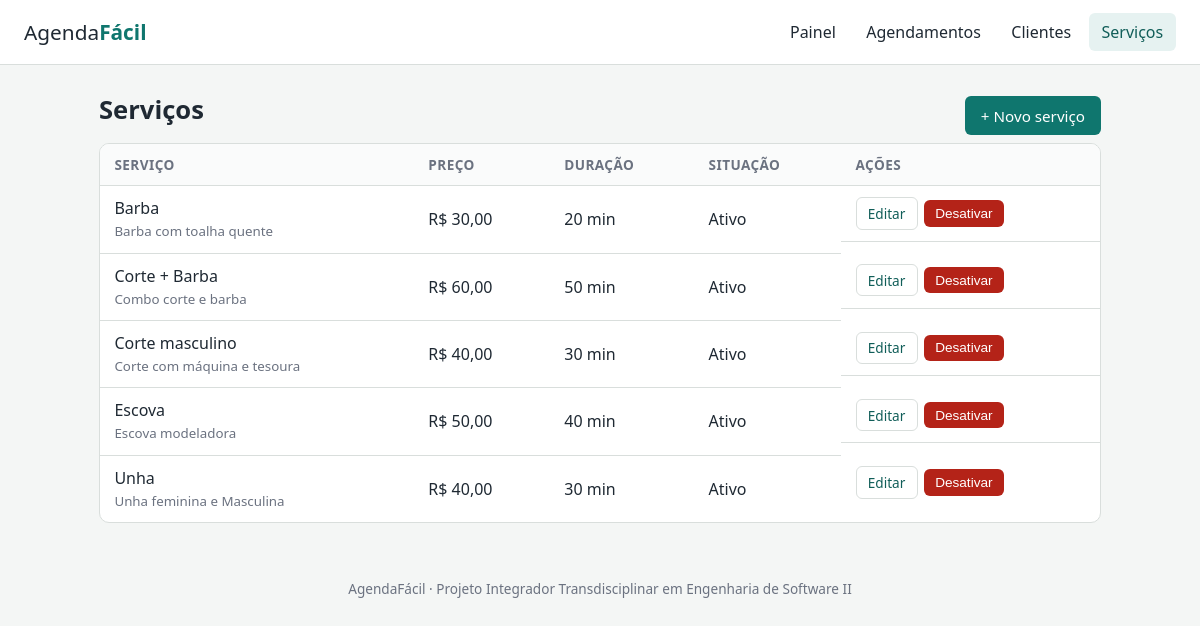
The page /servicos/ on the database its author committed.
### tables this page shows
CREATE TABLE servico (
    id_servico     INTEGER PRIMARY KEY AUTOINCREMENT,
    nome           VARCHAR(80)  NOT NULL UNIQUE,
    descricao      VARCHAR(255),
    preco          NUMERIC(10,2) NOT NULL CHECK (preco > 0),
    duracao_min    INTEGER NOT NULL CHECK (duracao_min BETWEEN 5 AND 480),
    ativo          INTEGER NOT NULL DEFAULT 1 CHECK (ativo IN (0, 1))
);

### app/controllers/servicos.py (the view)
@bp.route("/")
def index():
    return render_template("servicos/lista.html", servicos=servico.listar())

### app/database.py (called while the page is built)
def get_db() -> sqlite3.Connection:
    if "db" not in g:
        g.db = sqlite3.connect(current_app.config["DATABASE"])
        g.db.row_factory = sqlite3.Row
        g.db.execute("PRAGMA foreign_keys = ON")
    return g.db

### app/models/servico.py (called while the page is built)
def listar(somente_ativos: bool = False):
    sql = "SELECT * FROM servico"
    if somente_ativos:
        sql += " WHERE ativo = 1"
    return get_db().execute(sql + " ORDER BY nome").fetchall()

### app/templates/servicos/lista.html (shortened to what this page needs)
{% extends "base.html" %}
{% block conteudo %}
<div class="cabecalho">
  <h1>Serviços</h1>
  <a class="botao" href="{{ url_for('servicos.novo') }}">+ Novo serviço</a>
</div>
{% if servicos %}
<div class="tabela-wrap">
<table>
  <thead><tr><th>Serviço</th><th>Preço</th><th>Duração</th><th>Situação</th><th>Ações</th></tr></thead>
  <tbody>
  {% for s in servicos %}
    <tr class="{{ '' if s.ativo else 'inativo' }}">
      <td data-label="Serviço">{{ s.nome }}<br><small>{{ s.descricao or '' }}</small></td>
      <td data-label="Preço">{{ s.preco|moeda }}</td>
      <td data-label="Duração">{{ s.duracao_min }} min</td>
      <td data-label="Situação">{{ 'Ativo' if s.ativo else 'Inativo' }}</td>
      <td data-label="Ações" class="acoes">
        <a class="botao pequeno secundario" href="{{ url_for('servicos.editar', id_servico=s.id_servico) }}">Editar</a>
        <form method="post" action="{{ url_for('servicos.ativar', id_servico=s.id_servico) }}">
          <button class="botao pequeno {{ 'perigo' if s.ativo }}">{{ 'Desativar' if s.ativo else 'Ativar' }}</button>
        </form>
      </td>
    </tr>
  {% endfor %}
  </tbody>
</table>
</div>
{% else %}
<p class="vazio">Nenhum serviço cadastrado.</p>
{% endif %}
{% endblock %}

### app/templates/base.html (shortened to what this page needs)
<!DOCTYPE html>
<html lang="pt-BR">
<head>
  <link rel="stylesheet" href="{{ url_for('static', filename='css/style.css') }}">
</head>
<body>
  <header class="topo">
    <a class="marca" href="{{ url_for('principal.painel') }}">Agenda<strong>Fácil</strong></a>
    <nav id="menu">
      <a href="{{ url_for('principal.painel') }}" class="{{ 'ativo' if request.blueprint == 'principal' }}">Painel</a>
      <a href="{{ url_for('agendamentos.index') }}" class="{{ 'ativo' if request.blueprint == 'agendamentos' }}">Agendamentos</a>
      <a href="{{ url_for('clientes.index') }}" class="{{ 'ativo' if request.blueprint == 'clientes' }}">Clientes</a>
      <a href="{{ url_for('servicos.index') }}" class="{{ 'ativo' if request.blueprint == 'servicos' }}">Serviços</a>
    </nav>
  </header>
  <main class="conteudo">
    {% block conteudo %}{% endblock %}
  </main>
  <footer class="rodape">AgendaFácil · Projeto Integrador Transdisciplinar em Engenharia de Software II</footer>
</body>
</html>

### app/static/css/style.css (style rules this page uses)
:root { --cor: #0f766e; --cor-escura: #115e59; --fundo: #f4f6f5; --texto: #1f2933; --cinza: #6b7280; --borda: #d9dedc; --erro: #b42318; --sucesso: #067647; }
* { box-sizing: border-box; }
body { margin: 0; font-family: system-ui, "Segoe UI", Roboto, sans-serif; background: var(--fundo); color: var(--texto); }
a { color: var(--cor); }
.topo { display: flex; align-items: center; gap: 1rem; padding: .8rem 1.5rem; background: #fff; border-bottom: 1px solid var(--borda); flex-wrap: wrap; }
.marca { font-size: 1.3rem; text-decoration: none; color: var(--texto); }
.marca strong { color: var(--cor); }
nav { display: flex; gap: .3rem; margin-left: auto; }
nav a { padding: .5rem .8rem; border-radius: 6px; text-decoration: none; color: var(--texto); }
nav a.ativo, nav a:hover { background: #e6f2f1; color: var(--cor-escura); }
.conteudo { max-width: 1050px; margin: 0 auto; padding: 1.5rem; }
.rodape { text-align: center; color: var(--cinza); font-size: .85rem; padding: 2rem 1rem; }
h1 { font-size: 1.6rem; margin: .2rem 0 1rem; }
.cabecalho { display: flex; justify-content: space-between; align-items: center; gap: 1rem; flex-wrap: wrap; }
.botao { display: inline-block; background: var(--cor); color: #fff; border: 0; border-radius: 6px; padding: .6rem 1rem; font-size: .95rem; cursor: pointer; text-decoration: none; }
.botao.secundario { background: #fff; color: var(--cor-escura); border: 1px solid var(--borda); }
.botao.perigo { background: var(--erro); }
.botao.pequeno { padding: .35rem .7rem; font-size: .85rem; }
.acoes { display: flex; gap: .4rem; flex-wrap: wrap; align-items: center; }
.acoes form { margin: 0; }
.tabela-wrap { background: #fff; border: 1px solid var(--borda); border-radius: 10px; overflow: hidden; }
table { width: 100%; border-collapse: collapse; }
th, td { text-align: left; padding: .7rem .9rem; border-bottom: 1px solid var(--borda); vertical-align: middle; }
th { background: #fafbfb; font-size: .85rem; color: var(--cinza); text-transform: uppercase; letter-spacing: .03em; }
tr:last-child td { border-bottom: 0; }
td small { color: var(--cinza); }

### rows shown on the page
servico: nome "Barba", descricao "Barba com toalha quente", preco|moeda "R$ 30,00", duracao_min "20", ativo "Ativo", ativo "Desativar"
servico: nome "Corte + Barba", descricao "Combo corte e barba", preco|moeda "R$ 60,00", duracao_min "50", ativo "Ativo", ativo "Desativar"
servico: nome "Corte masculino", descricao "Corte com máquina e tesoura", preco|moeda "R$ 40,00", duracao_min "30", ativo "Ativo", ativo "Desativar"
servico: nome "Escova", descricao "Escova modeladora", preco|moeda "R$ 50,00", duracao_min "40", ativo "Ativo", ativo "Desativar"
servico: nome "Unha", descricao "Unha feminina e Masculina", preco|moeda "R$ 40,00", duracao_min "30", ativo "Ativo", ativo "Desativar"
